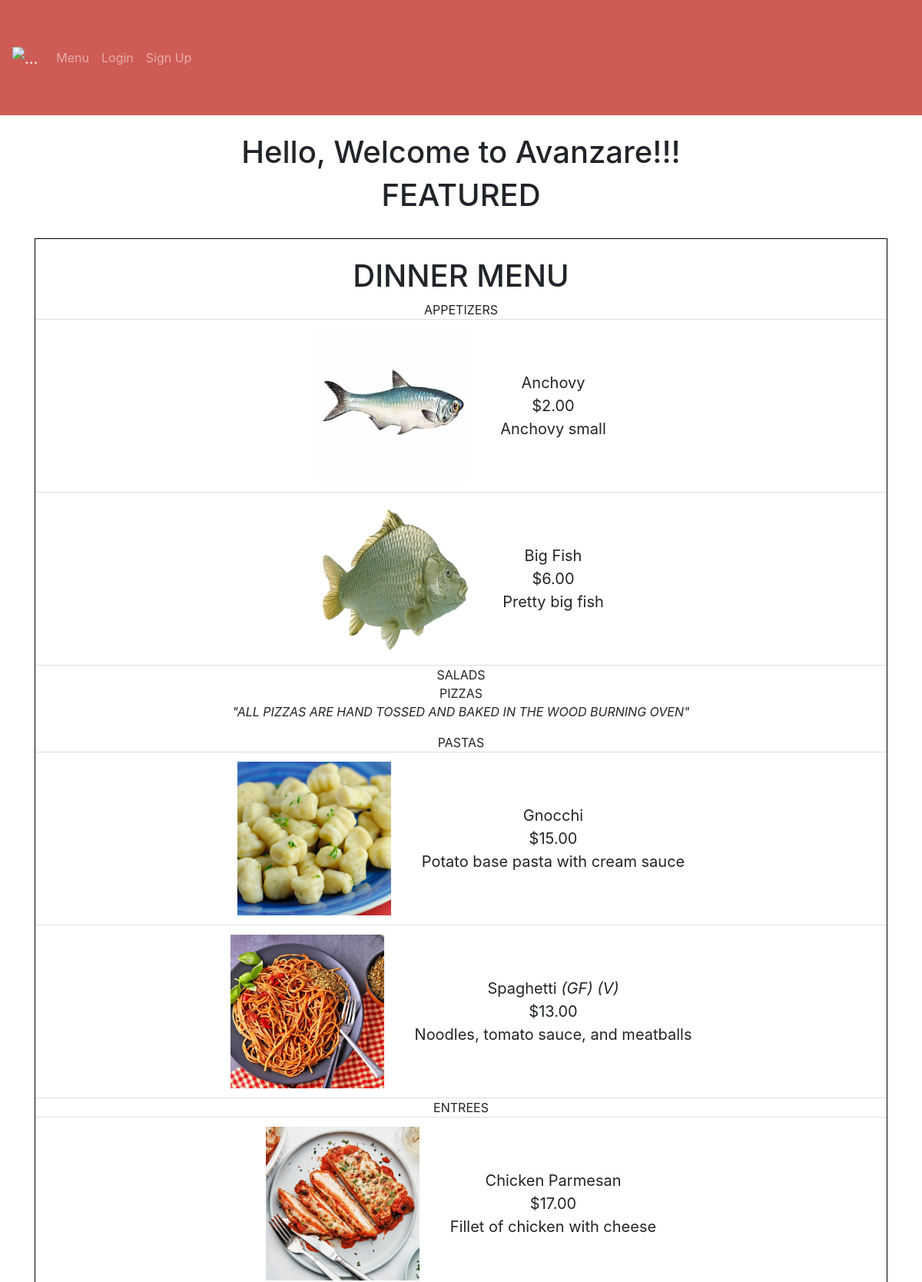
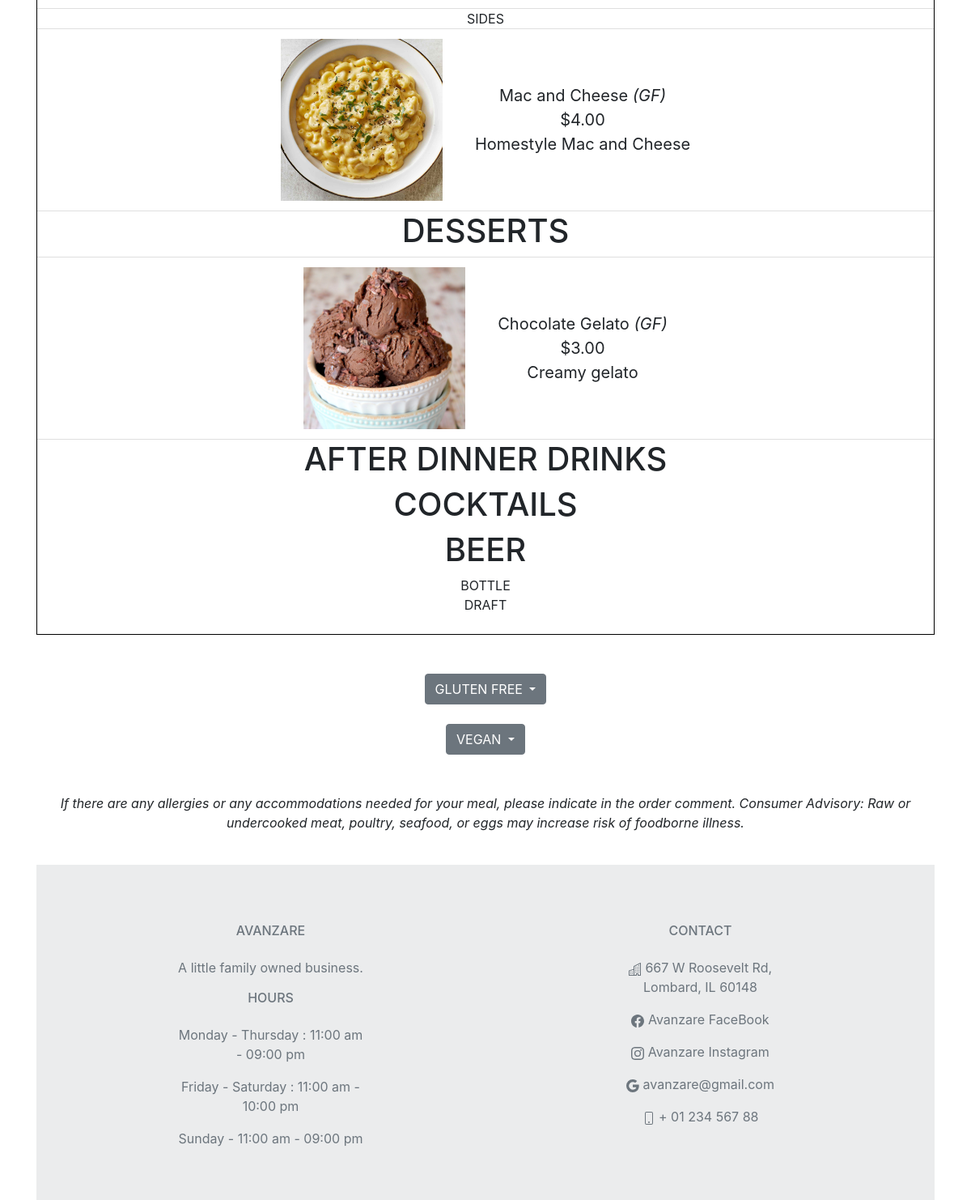
Screenshot of /start_page with the database file from the repository (2 pictures, top to bottom).
### avanzareApp/models.py (models this page shows)
class Menu(db.Model):
    id = db.Column(db.Integer, primary_key=True)
    name = db.Column(db.String(150), unique=True)
    price = db.Column(db.String(150))
    description = db.Column(db.String(10000))
    menu_type = db.Column(db.String(150))
    gluten_free = db.Column(db.String(150))
    vegan = db.Column(db.String(150))
    date = db.Column(db.DateTime(timezone=True), default=func.now())
    user_id = db.Column(db.Integer, db.ForeignKey('user.id'))

### avanzareApp/auth.py (the view, shortened to what this page needs)
@auth.route('/start_page', methods=['GET'])
def start_page():
    user = User.query.filter(User.email=='headChef@gmail.com').first()
    news = db.session.query(News).order_by(News.id.desc()).all()
    items = Menu.query.filter_by(user_id=user.id).order_by(Menu.name).all()
    count = 0
    for post in news:
        post = random.choice(news)
        post.featured = "TRUE"
        count += 1
        if count == 5:
            break
    return render_template("start_page.html", news=news, items=items, user=current_user)

### avanzareApp/templates/start_page.html (shortened to what this page needs)
{% extends "base.html" %} {% block title %}Home{% endblock %}
{% block content %}
<h1 align="center">Hello, Welcome to Avanzare!!!</h1>
<h1 align="center">FEATURED</h1>
<br />
<div class="blackLine">
    <br />
    <h1 align="center"> DINNER MENU </h1>
    <ul class="list-group list-group-flush" >
        {% set print_once = 1 %}
        {% for menu in ["APPETIZERS", "SALADS", "PIZZAS", "PASTAS", "ENTREES", "SIDES", "DESSERT MENU", "AFTER DINNER DRINKS", "COCKTAILS", "BOTTLE", "DRAFT"] %}
            {% if print_once == 1 %}
                {% if menu == "DESSERT MENU" %}
                    <h1 align="center"> DESSERTS </h1>
                    {% set print_once = 0 %}
                {% elif menu == "AFTER DINNER DRINKS" %}
                    <h1 align="center"> AFTER DINNER DRINKS </h1>
                    {% set print_once = 0 %}
                {% elif menu == "COCKTAILS" %}
                    <h1 align="center"> COCKTAILS </h1>
                    {% set print_once = 0 %}
                {% elif menu == "BOTTLE" %}
                    <h1 align="center"> BEER </h1>
                    <div align="center">{{ menu }}</div>
                    {% set print_once = 0 %}
                {% else %}
                    <div align="center">{{ menu }}</div>
                    {% if menu == "PIZZAS" %}
                        <p align="center"><i>"ALL PIZZAS ARE HAND TOSSED AND BAKED IN THE WOOD BURNING OVEN"</i></p>
                    {% endif %}
                    {% set print_once = 0 %}
                {% endif %}
            {% endif %}
            {% for item in items %}
                {% if item.menu_type == menu %}
                    <li class="list-group-item">
                        <div class="container2">
                            <div class="image">
                                {% set tmp = item.name + '.jpg' %}
                                <img class="img-responsive" src="{{ url_for('views.send_image', filename=tmp) }}" width="200" height="200">
                            </div>
                            <di class="text" align="center">
                                {{ item.name }}
                                {% if item.gluten_free == "GLUTEN FREE" %}
                                    <i>{{ "(GF)" }}</i>
                                {% endif %}
                                {% if item.vegan == "VEGAN" %}
                                    <i>{{ "(V)" }}</i>
                                {% endif %}
                                <br />
                                {% set tmp = "$" + (item.price | string) %}
                                {{ tmp }}
                                <br />
                                {{ item.description }}
                            </di>
                        </div>
                    </li>
                {% endif %}
            {% endfor %}
            {% set print_once = 1 %}
        {% endfor %}
        <br />
    </ul>
</div>
<br />
<br />
<div class="dropdown" align="center">
    <button class="btn btn-secondary dropdown-toggle" type="button" id="dropdownMenuButton" data-toggle="dropdown" aria-haspopup="true" aria-expanded="false">
        GLUTEN FREE
    </button>
            {% set DINNER_sub_menus = ["APPETIZERS", "SALADS", "SIDES"] %}
            {% set print_once = 1 %}
</div>
<br />
<div class="dropdown" align="center">
    <button class="btn btn-secondary dropdown-toggle" type="button" data-toggle="dropdown" aria-haspopup="true" aria-expanded="false">
        VEGAN
    </button>
            {% set DINNER_sub_menus = ["APPETIZERS", "SALADS", "SIDES"] %}
            {% set print_once = 1 %}
</div>
<br />
<br />
<p align="center"><i>If there are any allergies or any accommodations needed for your meal, please indicate in the order
comment. Consumer Advisory: Raw or undercooked meat, poultry, seafood, or eggs may increase risk of foodborne illness.</i></p>
{% include "footer.html" %}
{% endblock %}

### avanzareApp/templates/base.html (style rules this page uses)
.blackLine { border:1px solid black; }
.container2 { display: flex; align-items: center; justify-content: center }
.text { font-size: 20px; padding-left: 40px; }

### rows the page displays
Menu: shows a picture, name "Anchovy", tmp "$2.00", description "Anchovy small"
Menu: shows a picture, name "Big Fish", id "$6.00", description "Pretty big fish"
Menu: shows a picture, name "Gnocchi", tmp "$15.00", description "Potato base pasta with cream sauce"
Menu: shows a picture, name "Spaghetti", value "(GF)", value "(V)", tmp "$13.00", description "Noodles, tomato sauce, and meatballs"
Menu: shows a picture, name "Chicken Parmesan", tmp "$17.00", description "Fillet of chicken with cheese"
Menu: shows a picture, name "Mac and Cheese", value "(GF)", tmp "$4.00", description "Homestyle Mac and Cheese"
Menu: shows a picture, name "Chocolate Gelato", value "(GF)", id "$3.00", description "Creamy gelato"

### other values shown
{{ menu }} "APPETIZERS" "SALADS" "PIZZAS" "PASTAS" "ENTREES" "SIDES" "DRAFT"
{{ menu }} "BOTTLE"
